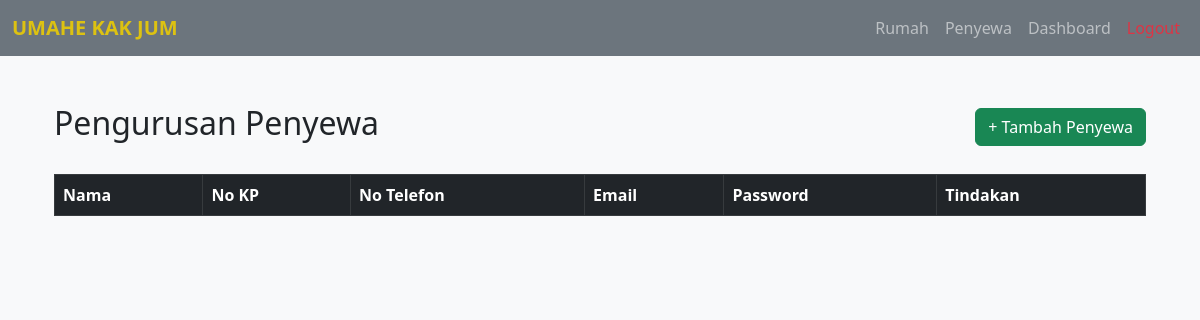
Before: /penyewa.php with the older database file.
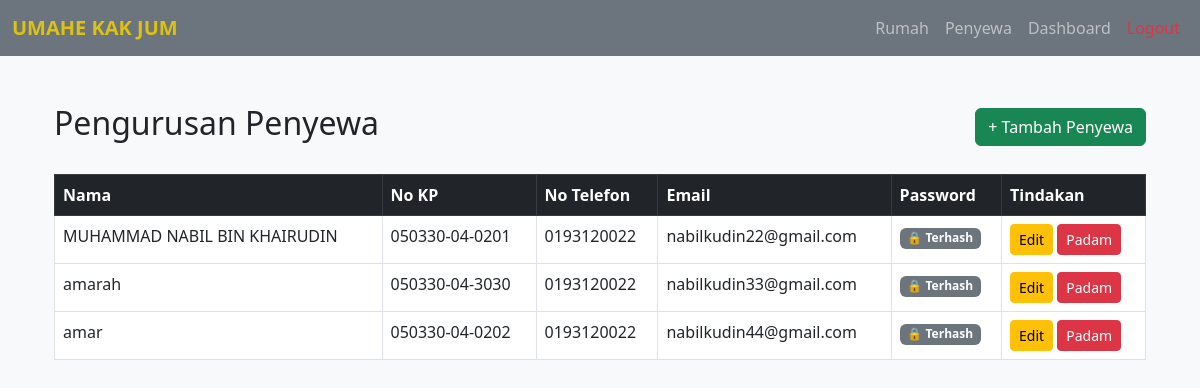
After: the same page with the newer database file.
### tables this page shows
CREATE TABLE IF NOT EXISTS `penyewa` (
  `id_penyewa` int NOT NULL AUTO_INCREMENT,
  `nama` varchar(100) NOT NULL,
  `no_ic` varchar(20) NOT NULL,
  `no_telefon` varchar(20) DEFAULT NULL,
  `email` varchar(100) NOT NULL,
  `password` varchar(255) NOT NULL,
  PRIMARY KEY (`id_penyewa`),
  UNIQUE KEY `no_ic` (`no_ic`),
  UNIQUE KEY `email` (`email`)
);

### penyewa.php (the view, shortened to what this page needs)
<?php
include("db.php");
include("header.php");
$result = mysqli_query($conn, "SELECT * FROM penyewa ORDER BY id_penyewa DESC");
?>
<!DOCTYPE html>
<html>
<head>
    <link href="https://cdn.jsdelivr.net/npm/bootstrap@5.3.0/dist/css/bootstrap.min.css" rel="stylesheet">
</head>
<body class="bg-light">
<div class="container mt-5">
    <div class="d-flex justify-content-between align-items-center mb-4">
        <h2>Pengurusan Penyewa</h2>
        <button class="btn btn-success" data-bs-toggle="modal" data-bs-target="#modalPenyewa" onclick="tambahPenyewa()">
            + Tambah Penyewa
        </button>
    </div>
    <table class="table table-bordered table-hover bg-white">
        <thead class="table-dark">
            <tr>
                <th>Nama</th>
                <th>No KP</th>
                <th>No Telefon</th>
                <th>Email</th>
                <th>Password</th>
                <th>Tindakan</th>
            </tr>
        </thead>
        <tbody>
            <?php while ($row = mysqli_fetch_assoc($result)): ?>
            <tr>
                <td><?= htmlspecialchars($row['nama']) ?></td>
                <td><?= htmlspecialchars($row['no_ic']) ?></td>
                <td><?= htmlspecialchars($row['no_telefon']) ?></td>
                <td><?= htmlspecialchars($row['email']) ?></td>
                <td>
                    <?php if (!empty($row['password'])): ?>
                        <span class="badge bg-secondary">🔒 Terhash</span>
                    <?php else: ?>
                        <span class="badge bg-danger">Tiada</span>
                    <?php endif; ?>
                </td>
                <td>
                    <button class="btn btn-warning btn-sm"
                        onclick='editPenyewa(<?= json_encode($row) ?>)'
                        data-bs-toggle="modal" data-bs-target="#modalPenyewa">
                        Edit
                    </button>
                    <a href="penyewa.php?padam=<?= $row['id_penyewa'] ?>"
                       class="btn btn-danger btn-sm"
                       onclick="return confirm('Padam penyewa ini?')">
                       Padam
                    </a>
                </td>
            </tr>
            <?php endwhile; ?>
        </tbody>
    </table>
</div>
</body>
</html>

### header.php (shortened to what this page needs)
<!DOCTYPE html>
<html lang="en">
<head>
    <link href="https://cdn.jsdelivr.net/npm/bootstrap@5.3.0/dist/css/bootstrap.min.css" rel="stylesheet">
</head>
<body>
<nav class="navbar navbar-expand-lg navbar-dark bg-secondary">
    <div class="container-fluid">
        <a class="navbar-brand" href="dashboard.php">UMAHE KAK JUM</a>
        <div class="collapse navbar-collapse" id="navbarNav">
            <ul class="navbar-nav ms-auto">
                <li class="nav-item">
                    <a class="nav-link" href="rumah.php">Rumah</a>
                </li>
                <li class="nav-item">
                    <a class="nav-link" href="penyewa.php">Penyewa</a>
                </li>
                <li class="nav-item">
                    <a class="nav-link" href="dashboard.php">Dashboard</a>
                </li>
                <li class="nav-item">
                    <a class="nav-link text-danger" href="logout.php">Logout</a>
                </li>
            </ul>
        </div>
    </div>
</nav>
<div class="content container">

### header.php (style rules this page uses)
body { background-color: #43515e; min-height: 100vh; display: flex; flex-direction: column; }
.navbar-brand { font-weight: bold; color: #ddc211 !important; }
.content { flex: 1; padding-bottom: 30px; }

Changed rows visible on the page:
added penyewa: nama "MUHAMMAD NABIL BIN KHAIRUDIN", no_ic "050330-04-0201", no_telefon "0193120022", email "nabilkudin22@gmail.com", shows "🔒 Terhash"
added penyewa: nama "amarah", no_ic "050330-04-3030", no_telefon "0193120022", email "nabilkudin33@gmail.com", shows "🔒 Terhash"
added penyewa: nama "amar", no_ic "050330-04-0202", no_telefon "0193120022", email "nabilkudin44@gmail.com", password "🔒 Terhash"
